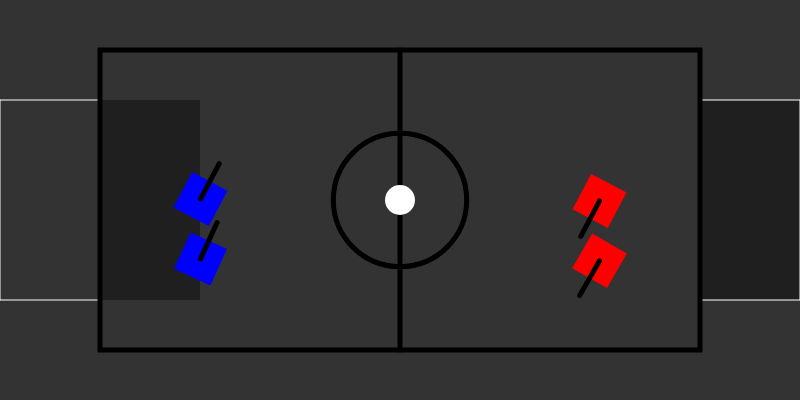
Frame 1 (no input)
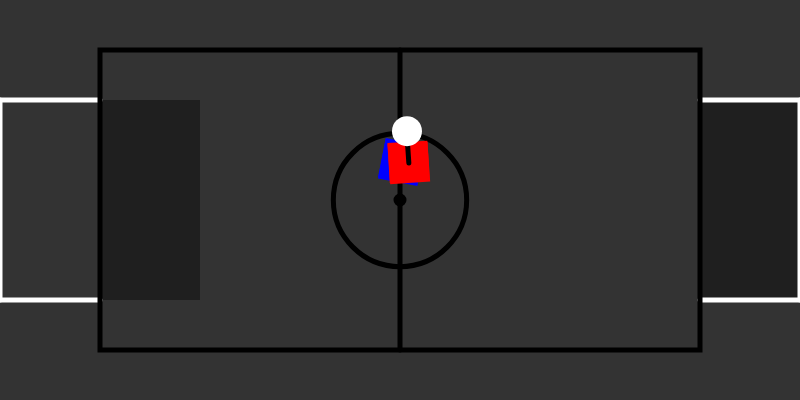
Frame 60 (no input)
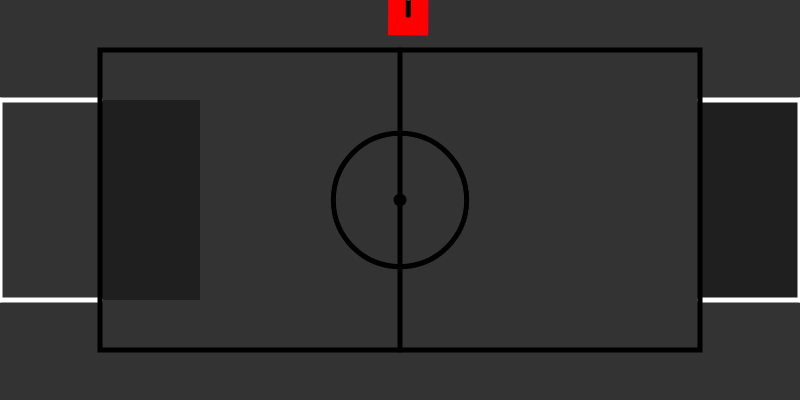
Frame 120 (the mouse pressed at the canvas centre since frame 60)

The p5.js sketch that drew these frames (run headless with seeded random() and noise() and a simulated clock; from frame 60 on, the mouse is pressed at the canvas centre):

// p5.js sketch
// ── sketch.js
var screenWidth = 800;
var screenHeight = 400;
var playersPerTeam = 2;
var goalLeft;
var goalRight;
var field;
var teamBlue;
var teamRed;
var ball;
var d=5;

function setup() {
  createCanvas(screenWidth,screenHeight);
  background(51);
  field = new Field();
  goalLeft = new Goal(0, 1);
  goalRight = new Goal(screenWidth, -1);
  teamBlue = new Team(color(0,0,255), -1);
  teamRed = new Team(color(255,0,0), 1);
  ball = new Ball();
}

function draw() {
  background(51);
  goalLeft.show();
  goalRight.show();
  field.show();
  teamBlue.move();
  teamRed.move();
  ball.update();
  teamBlue.show();
  teamRed.show();
  ball.show();
}

// ── ball.js
function Ball() {
  this.position = createVector(width/2,height/2);
  this.acceleration = createVector(0,0);
  this.velocity = createVector(0,0);
  this.maxSpeed = 8;
  this.r = 15;
  this.show = function() {
    noStroke();
    fill(255);
    ellipse(this.position.x,this.position.y, this.r*2, this.r*2);
  }
  this.update = function() {
    for(var i=0; i<teamRed.players.length; i++) {
      var distance = dist(this.position.x, this.position.y, teamRed.players[i].position.x, teamRed.players[i].position.y);
      if(distance < this.r*2) this.move(teamRed.players[i].velocity);
    }
    for(var i=0; i<teamBlue.players.length; i++) {
      var distance = dist(this.position.x, this.position.y, teamBlue.players[i].position.x, teamBlue.players[i].position.y);
      if(distance < this.r*2) this.move(teamBlue.players[i].velocity);
    }
  }
  this.move = function(impact) {
    this.acceleration.add(impact);
    this.velocity.add(this.acceleration);
    this.velocity.limit(1);
    this.position.add(this.velocity);
    this.acceleration.mult(0);
  }
}

// ── field.js
function Field() {
  this.x = screenWidth/2;
  this.y = screenHeight/2;
  this.show = function() {
    noFill();
    strokeWeight(5);
    stroke(0);
    rectMode(CENTER);
    line(this.x , this.y - (screenHeight*3/8), this.x, this.y + (screenHeight*3/8));
    ellipse(this.x, this.y, screenWidth/6, screenWidth/6);
    fill(0);
    ellipse(this.x,this.y,8,8);
    noFill();
    rect(this.x,this.y, screenWidth*3/4, screenHeight*3/4);
  }

}

// ── goal.js
function Goal(x_, f_) {
  this.x=x_;
  this.facing = width/8 * f_;
  this.y=height/2;
  this.show = function() {
    rectMode(CORNER);
    fill(31);
    noStroke();
    rect(this.x+this.facing, this.y-height/4, this.x-this.facing, this.y);
    stroke(255);
    line(this.x, this.y+height/4, this.x, this.y-height/4);
    line(this.x, this.y+height/4, this.x+this.facing, this.y+height/4);
    line(this.x, this.y-height/4, this.x+this.facing, this.y-height/4);
  }
}

// ── player.js
function Player(col_, x_, y_, facing_) {
  this.col = col_;
  this.acceleration = createVector(0,0);
  this.velocity = createVector(0,facing_);
  this.position = createVector(x_,y_);
  this.r = 20;
  this.maxspeed = 8;
  this.maxforce = 0.5;

  // Method to update location
  this.update = function() {
  // Update velocity
  this.velocity.add(this.acceleration);
  // Limit speed
  this.velocity.limit(this.maxspeed);
  this.position.add(this.velocity);
  // Reset accelerationelertion to 0 each cycle
  this.acceleration.mult(0);
};

this.applyForce = function(force) {
  // We could add mass here if we want A = F / M
  this.acceleration.add(force);
};

// A method that calculates a steering force towards a target
// STEER = DESIRED MINUS VELOCITY
this.arrive = function(target) {

  var desired = p5.Vector.sub(target,this.position);  // A vector pointing from the location to the target
  var d = desired.mag();
  // Scale with arbitrary damping within 100 pixels
  if (d < 100) {
    var m = map(d,0,100,0,this.maxspeed);
    desired.setMag(m);
  } else {
    desired.setMag(this.maxspeed);
  }

  // Steering = Desired minus Velocity
  var steer = p5.Vector.sub(desired,this.velocity);
  steer.limit(this.maxforce);  // Limit to maximum steering force
  this.applyForce(steer);
};

  this.show = function() {
    fill(this.col);
    noStroke();
    // Draw a triangle rotated in the direction of velocity
    var theta = this.velocity.heading() + PI/2;
    push();
    translate(this.position.x,this.position.y);
    rotate(theta);

    rectMode(CENTER);
    rect(0, 0, this.r*2, this.r*2);
    stroke(0);
    line(0, 0, 0, -this.r*2);
    // beginShape();
    // vertex(0, -this.r*2);
    // vertex(-this.r, this.r*2);
    // vertex(this.r, this.r*2);
    // endShape(CLOSE);
    pop();
  };
}

// ── team.js
function Team(col_, facing_) {
  this.col = col_;
  this.facing = facing_;
  this.players = [];
  for (var i=0; i<playersPerTeam; i++) {
    this.players.push(new Player(this.col, width/2+(200*this.facing), field.y+ i *60, this.facing));
  }
  this.show = function() {
    for (var i=0; i<this.players.length; i++) {
      this.players[i].show();
    }
  }
  this.move = function() {
    for(var i=0; i<this.players.length; i++) {
      this.players[i].arrive(ball.position);
      this.players[i].update();
    }
  }
}
